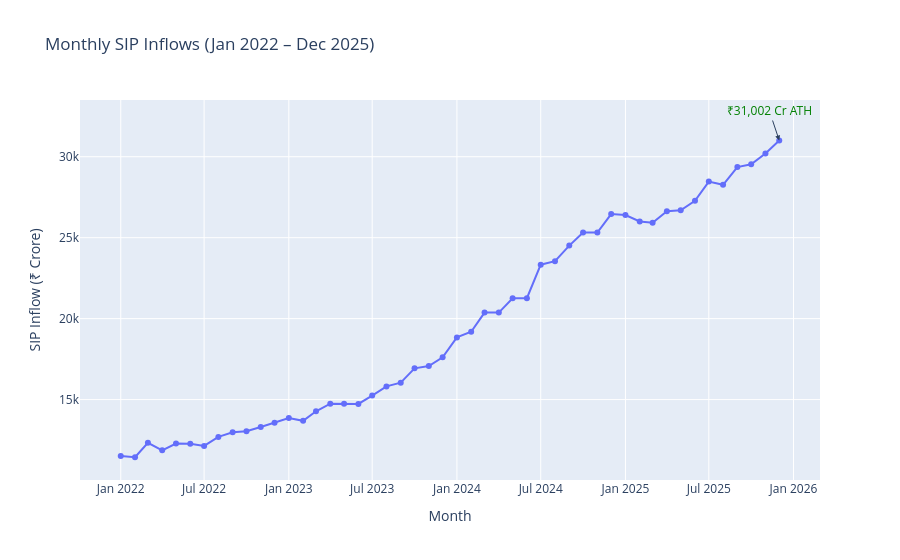

Notebook code for this chart:
### Code cell
# Adjust column names if needed based on output above
date_col   = "date_id"
amount_col = "sip_inflow_crore"

sip_inflows[date_col] = pd.to_datetime(sip_inflows[date_col], dayfirst=True, errors="coerce")
sip_inflows = sip_inflows.sort_values(date_col)

fig = px.line(
    sip_inflows, x=date_col, y=amount_col,
    title="Monthly SIP Inflows (Jan 2022 – Dec 2025)",
    labels={date_col: "Month", amount_col: "SIP Inflow (₹ Crore)"},
    markers=True
)

# Annotate all-time high
fig.add_annotation(
    x="2025-12-01", y=sip_inflows[amount_col].max(),
    text="₹31,002 Cr ATH", showarrow=True,
    arrowhead=2, font=dict(color="green", size=12)
)

fig.write_html(f"{CHARTS}/03_sip_trend.html")
fig.show()

### Figure 1 — Plotly figure (JSON) as saved in the notebook; plotly's stock layout.template omitted (floating-point values rounded to 4 significant figures)
{"data": [{"hovertemplate": "Month=%{x}<br>SIP Inflow (₹ Crore)=%{y}<extra></extra>", "legendgroup": "", "line": {"color": "#636efa", "dash": "solid"}, "marker": {"symbol": "circle"}, "mode": "lines+markers", "name": "", "orientation": "v", "showlegend": false, "type": "scatter", "x": ["2022-01-01T00:00:00", "2022-02-01T00:00:00", "2022-03-01T00:00:00", "2022-04-01T00:00:00", "2022-05-01T00:00:00", "2022-06-01T00:00:00", "2022-07-01T00:00:00", "2022-08-01T00:00:00", "2022-09-01T00:00:00", "2022-10-01T00:00:00", "2022-11-01T00:00:00", "2022-12-01T00:00:00", "2023-01-01T00:00:00", "2023-02-01T00:00:00", "2023-03-01T00:00:00", "2023-04-01T00:00:00", "2023-05-01T00:00:00", "2023-06-01T00:00:00", "2023-07-01T00:00:00", "2023-08-01T00:00:00", "2023-09-01T00:00:00", "2023-10-01T00:00:00", "2023-11-01T00:00:00", "2023-12-01T00:00:00", "2024-01-01T00:00:00", "2024-02-01T00:00:00", "2024-03-01T00:00:00", "2024-04-01T00:00:00", "2024-05-01T00:00:00", "2024-06-01T00:00:00", "2024-07-01T00:00:00", "2024-08-01T00:00:00", "2024-09-01T00:00:00", "2024-10-01T00:00:00", "2024-11-01T00:00:00", "2024-12-01T00:00:00", "2025-01-01T00:00:00", "2025-02-01T00:00:00", "2025-03-01T00:00:00", "2025-04-01T00:00:00", "2025-05-01T00:00:00", "2025-06-01T00:00:00", "2025-07-01T00:00:00", "2025-08-01T00:00:00", "2025-09-01T00:00:00", "2025-10-01T00:00:00", "2025-11-01T00:00:00", "2025-12-01T00:00:00"], "xaxis": "x", "y": [11517, 11438, 12328, 11863, 12286, 12276, 12140, 12694, 12976, 13040, 13306, 13573, 13856, 13687, 14276, 14749, 14749, 14734, 15245, 15814, 16042, 16928, 17073, 17610, 18838, 19187, 20371, 20371, 21262, 21262, 23332, 23547, 24509, 25323, 25320, 26459, 26400, 25999, 25926, 26632, 26688, 27274, 28464, 28265, 29361, 29529, 30200, 31002], "yaxis": "y"}], "layout": {"annotations": [{"arrowhead": 2, "font": {"color": "green", "size": 12}, "showarrow": true, "text": "₹31,002 Cr ATH", "x": "2025-12-01", "y": 31002}], "legend": {"tracegroupgap": 0}, "title": {"text": "Monthly SIP Inflows (Jan 2022 – Dec 2025)"}, "xaxis": {"anchor": "y", "domain": [0, 1], "title": {"text": "Month"}}, "yaxis": {"anchor": "x", "domain": [0, 1], "title": {"text": "SIP Inflow (₹ Crore)"}}}}
